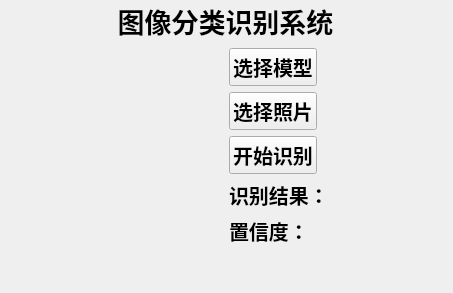
<?xml version="1.0" encoding="UTF-8"?>
<ui version="4.0">
 <class>Form</class>
 <widget class="QWidget" name="Form">
  <property name="geometry">
   <rect>
    <x>0</x>
    <y>0</y>
    <width>453</width>
    <height>293</height>
   </rect>
  </property>
  <property name="font">
   <font>
    <family>微软雅黑</family>
    <weight>75</weight>
    <bold>true</bold>
   </font>
  </property>
  <property name="windowTitle">
   <string>Form</string>
  </property>
  <widget class="QWidget" name="verticalLayoutWidget_2">
   <property name="geometry">
    <rect>
     <x>0</x>
     <y>0</y>
     <width>451</width>
     <height>293</height>
    </rect>
   </property>
   <layout class="QVBoxLayout" name="verticalLayout_3" stretch="1,1,1">
    <item>
     <widget class="QLabel" name="label">
      <property name="font">
       <font>
        <family>微软雅黑</family>
        <pointsize>20</pointsize>
        <weight>75</weight>
        <bold>true</bold>
       </font>
      </property>
      <property name="text">
       <string>图像分类识别系统</string>
      </property>
      <property name="alignment">
       <set>Qt::AlignCenter</set>
      </property>
     </widget>
    </item>
    <item>
     <layout class="QHBoxLayout" name="horizontalLayout_6" stretch="1,1">
      <item>
       <widget class="QLabel" name="label_image">
        <property name="text">
         <string/>
        </property>
        <property name="pixmap">
         <pixmap>car_dog_224_224.png</pixmap>
        </property>
       </widget>
      </item>
      <item>
       <layout class="QVBoxLayout" name="verticalLayout" stretch="1,1,1,1,1">
        <item>
         <layout class="QHBoxLayout" name="horizontalLayout">
          <item>
           <widget class="QPushButton" name="pushButton_model">
            <property name="font">
             <font>
              <family>微软雅黑</family>
              <pointsize>15</pointsize>
              <weight>75</weight>
              <bold>true</bold>
             </font>
            </property>
            <property name="text">
             <string>选择模型</string>
            </property>
           </widget>
          </item>
          <item>
           <spacer name="horizontalSpacer">
            <property name="orientation">
             <enum>Qt::Horizontal</enum>
            </property>
            <property name="sizeHint" stdset="0">
             <size>
              <width>40</width>
              <height>20</height>
             </size>
            </property>
           </spacer>
          </item>
         </layout>
        </item>
        <item>
         <layout class="QHBoxLayout" name="horizontalLayout_2">
          <item>
           <widget class="QPushButton" name="pushButton_image">
            <property name="font">
             <font>
              <family>微软雅黑</family>
              <pointsize>15</pointsize>
              <weight>75</weight>
              <bold>true</bold>
             </font>
            </property>
            <property name="text">
             <string>选择照片</string>
            </property>
           </widget>
          </item>
          <item>
           <spacer name="horizontalSpacer_2">
            <property name="orientation">
             <enum>Qt::Horizontal</enum>
            </property>
            <property name="sizeHint" stdset="0">
             <size>
              <width>40</width>
              <height>20</height>
             </size>
            </property>
           </spacer>
          </item>
         </layout>
        </item>
        <item>
         <layout class="QHBoxLayout" name="horizontalLayout_3">
          <item>
           <widget class="QPushButton" name="pushButton_start">
            <property name="font">
             <font>
              <family>微软雅黑</family>
              <pointsize>15</pointsize>
              <weight>75</weight>
              <bold>true</bold>
             </font>
            </property>
            <property name="text">
             <string>开始识别</string>
            </property>
           </widget>
          </item>
          <item>
           <spacer name="horizontalSpacer_3">
            <property name="orientation">
             <enum>Qt::Horizontal</enum>
            </property>
            <property name="sizeHint" stdset="0">
             <size>
              <width>40</width>
              <height>20</height>
             </size>
            </property>
           </spacer>
          </item>
         </layout>
        </item>
        <item>
         <layout class="QHBoxLayout" name="horizontalLayout_4">
          <item>
           <widget class="QLabel" name="label_2">
            <property name="font">
             <font>
              <family>微软雅黑</family>
              <pointsize>15</pointsize>
              <weight>75</weight>
              <bold>true</bold>
             </font>
            </property>
            <property name="text">
             <string>识别结果：</string>
            </property>
           </widget>
          </item>
          <item>
           <widget class="QLabel" name="label_result">
            <property name="font">
             <font>
              <family>微软雅黑</family>
              <pointsize>15</pointsize>
              <weight>75</weight>
              <bold>true</bold>
             </font>
            </property>
            <property name="text">
             <string/>
            </property>
           </widget>
          </item>
         </layout>
        </item>
        <item>
         <layout class="QHBoxLayout" name="horizontalLayout_5">
          <item>
           <widget class="QLabel" name="label_3">
            <property name="font">
             <font>
              <family>微软雅黑</family>
              <pointsize>15</pointsize>
              <weight>75</weight>
              <bold>true</bold>
             </font>
            </property>
            <property name="text">
             <string>置信度：</string>
            </property>
           </widget>
          </item>
          <item>
           <widget class="QLabel" name="label_conf">
            <property name="font">
             <font>
              <family>微软雅黑</family>
              <pointsize>15</pointsize>
              <weight>75</weight>
              <bold>true</bold>
             </font>
            </property>
            <property name="text">
             <string/>
            </property>
           </widget>
          </item>
         </layout>
        </item>
       </layout>
      </item>
     </layout>
    </item>
    <item>
     <widget class="QLabel" name="label_7">
      <property name="text">
       <string/>
      </property>
     </widget>
    </item>
   </layout>
  </widget>
 </widget>
 <resources/>
 <connections/>
</ui>
